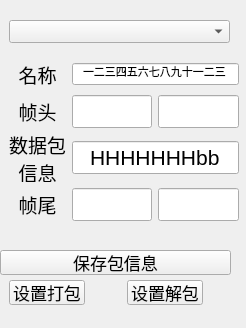
<?xml version="1.0" encoding="UTF-8"?>
<ui version="4.0">
 <class>Frame_FramInfo</class>
 <widget class="QFrame" name="Frame_FramInfo">
  <property name="geometry">
   <rect>
    <x>0</x>
    <y>0</y>
    <width>246</width>
    <height>328</height>
   </rect>
  </property>
  <property name="windowTitle">
   <string>Frame</string>
  </property>
  <widget class="QComboBox" name="comboBox">
   <property name="geometry">
    <rect>
     <x>9</x>
     <y>20</y>
     <width>221</width>
     <height>23</height>
    </rect>
   </property>
   <property name="minimumSize">
    <size>
     <width>97</width>
     <height>0</height>
    </size>
   </property>
   <property name="font">
    <font>
     <pointsize>13</pointsize>
    </font>
   </property>
  </widget>
  <widget class="QPushButton" name="pushButton_save">
   <property name="geometry">
    <rect>
     <x>0</x>
     <y>250</y>
     <width>231</width>
     <height>25</height>
    </rect>
   </property>
   <property name="font">
    <font>
     <pointsize>13</pointsize>
    </font>
   </property>
   <property name="text">
    <string>保存包信息</string>
   </property>
  </widget>
  <widget class="QPushButton" name="pushButton_set_pack">
   <property name="geometry">
    <rect>
     <x>9</x>
     <y>280</y>
     <width>76</width>
     <height>25</height>
    </rect>
   </property>
   <property name="font">
    <font>
     <pointsize>13</pointsize>
    </font>
   </property>
   <property name="text">
    <string>设置打包</string>
   </property>
  </widget>
  <widget class="QPushButton" name="pushButton_set_unpack">
   <property name="geometry">
    <rect>
     <x>127</x>
     <y>280</y>
     <width>76</width>
     <height>25</height>
    </rect>
   </property>
   <property name="font">
    <font>
     <pointsize>13</pointsize>
    </font>
   </property>
   <property name="text">
    <string>设置解包</string>
   </property>
  </widget>
  <widget class="QWidget" name="widget" native="true">
   <property name="geometry">
    <rect>
     <x>9</x>
     <y>60</y>
     <width>230</width>
     <height>161</height>
    </rect>
   </property>
   <property name="maximumSize">
    <size>
     <width>262</width>
     <height>161</height>
    </size>
   </property>
   <layout class="QGridLayout" name="gridLayout">
    <item row="0" column="1" colspan="2">
     <widget class="QLineEdit" name="lineEdit_name">
      <property name="font">
       <font>
        <pointsize>8</pointsize>
       </font>
      </property>
      <property name="text">
       <string>一二三四五六七八九十一二三</string>
      </property>
      <property name="alignment">
       <set>Qt::AlignCenter</set>
      </property>
     </widget>
    </item>
    <item row="1" column="2">
     <widget class="QLineEdit" name="lineEdit_head2">
      <property name="font">
       <font>
        <pointsize>16</pointsize>
       </font>
      </property>
      <property name="text">
       <string/>
      </property>
      <property name="alignment">
       <set>Qt::AlignCenter</set>
      </property>
     </widget>
    </item>
    <item row="3" column="0">
     <widget class="QLabel" name="label_3">
      <property name="font">
       <font>
        <pointsize>14</pointsize>
       </font>
      </property>
      <property name="text">
       <string>帧尾</string>
      </property>
      <property name="alignment">
       <set>Qt::AlignCenter</set>
      </property>
     </widget>
    </item>
    <item row="1" column="0">
     <widget class="QLabel" name="label_2">
      <property name="font">
       <font>
        <pointsize>14</pointsize>
       </font>
      </property>
      <property name="text">
       <string>帧头</string>
      </property>
      <property name="alignment">
       <set>Qt::AlignCenter</set>
      </property>
     </widget>
    </item>
    <item row="2" column="0">
     <widget class="QLabel" name="label">
      <property name="font">
       <font>
        <pointsize>14</pointsize>
       </font>
      </property>
      <property name="text">
       <string>数据包
信息</string>
      </property>
      <property name="alignment">
       <set>Qt::AlignCenter</set>
      </property>
     </widget>
    </item>
    <item row="3" column="2">
     <widget class="QLineEdit" name="lineEdit_end2">
      <property name="font">
       <font>
        <pointsize>16</pointsize>
       </font>
      </property>
      <property name="text">
       <string/>
      </property>
      <property name="alignment">
       <set>Qt::AlignCenter</set>
      </property>
     </widget>
    </item>
    <item row="2" column="1" colspan="2">
     <widget class="QLineEdit" name="lineEdit_pack_info">
      <property name="font">
       <font>
        <pointsize>16</pointsize>
       </font>
      </property>
      <property name="text">
       <string>HHHHHHHbb</string>
      </property>
      <property name="alignment">
       <set>Qt::AlignCenter</set>
      </property>
     </widget>
    </item>
    <item row="3" column="1">
     <widget class="QLineEdit" name="lineEdit_end1">
      <property name="font">
       <font>
        <pointsize>16</pointsize>
       </font>
      </property>
      <property name="text">
       <string/>
      </property>
      <property name="alignment">
       <set>Qt::AlignCenter</set>
      </property>
     </widget>
    </item>
    <item row="0" column="0">
     <widget class="QLabel" name="label_4">
      <property name="font">
       <font>
        <pointsize>14</pointsize>
       </font>
      </property>
      <property name="text">
       <string>名称</string>
      </property>
      <property name="alignment">
       <set>Qt::AlignCenter</set>
      </property>
     </widget>
    </item>
    <item row="1" column="1">
     <widget class="QLineEdit" name="lineEdit_head1">
      <property name="font">
       <font>
        <pointsize>16</pointsize>
       </font>
      </property>
      <property name="text">
       <string/>
      </property>
      <property name="alignment">
       <set>Qt::AlignCenter</set>
      </property>
     </widget>
    </item>
   </layout>
  </widget>
 </widget>
 <tabstops>
  <tabstop>comboBox</tabstop>
  <tabstop>lineEdit_name</tabstop>
  <tabstop>lineEdit_head1</tabstop>
  <tabstop>lineEdit_head2</tabstop>
  <tabstop>lineEdit_pack_info</tabstop>
  <tabstop>lineEdit_end1</tabstop>
  <tabstop>lineEdit_end2</tabstop>
  <tabstop>pushButton_save</tabstop>
  <tabstop>pushButton_set_pack</tabstop>
  <tabstop>pushButton_set_unpack</tabstop>
 </tabstops>
 <resources/>
 <connections/>
</ui>
